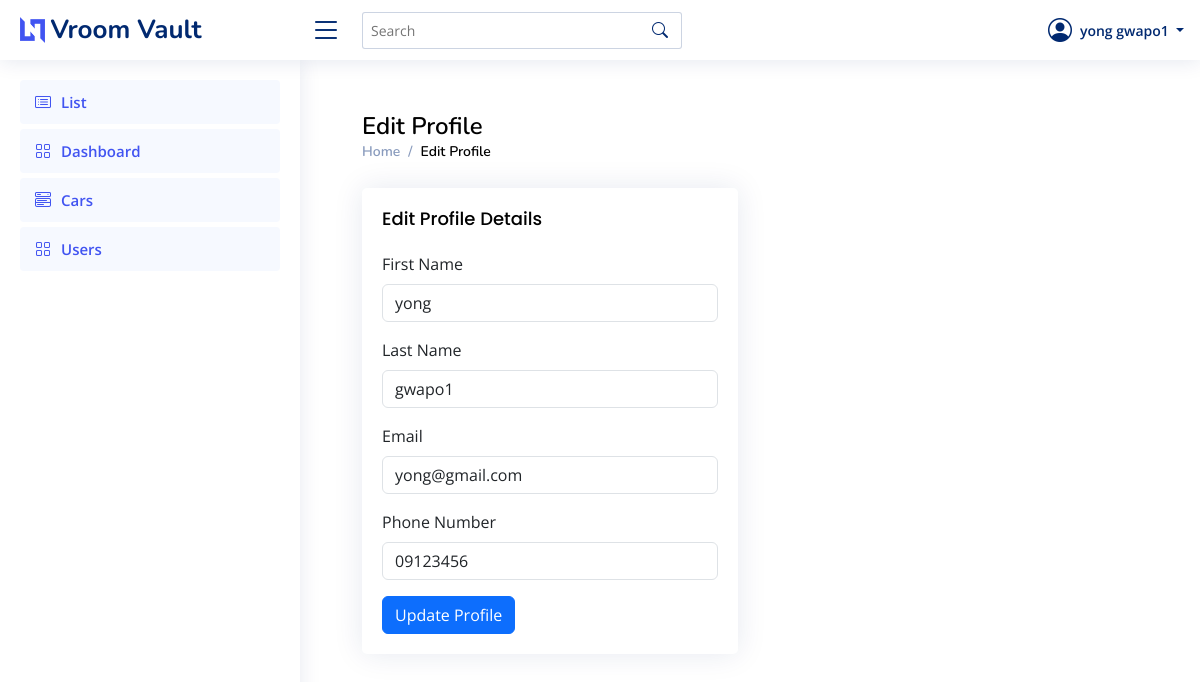
The app's page /view/users/profile.php (signed in), older data.
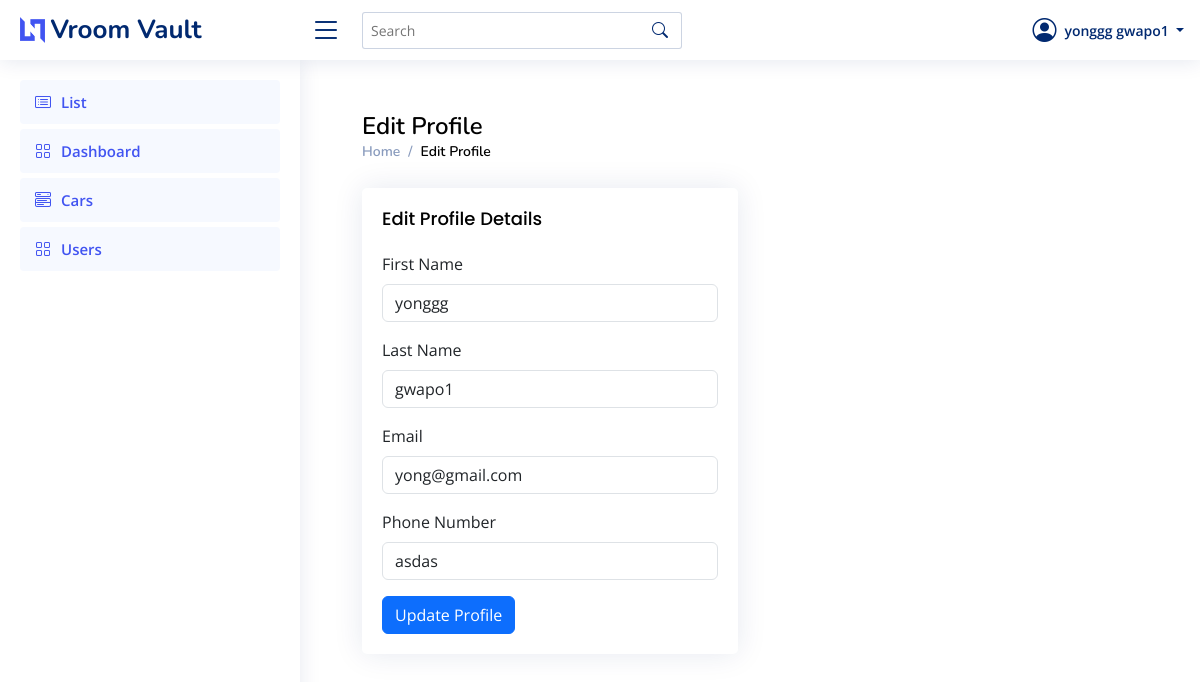
The same page, newer data.
### tables this page shows
CREATE TABLE `users` (
  `userId` int(11) NOT NULL,
  `firstName` varchar(255) NOT NULL,
  `lastName` varchar(255) NOT NULL,
  `email` varchar(255) NOT NULL,
  `password` varchar(255) NOT NULL,
  `phoneNumber` varchar(255) NOT NULL,
  `gender` enum('Male','Female') NOT NULL,
  `role` enum('admin','user') NOT NULL DEFAULT 'user',
  `birthday` date NOT NULL,
  `verification` int(11) NOT NULL DEFAULT 0,
  `profilePicture` longblob DEFAULT NULL,
  `createdAt` timestamp NOT NULL DEFAULT current_timestamp()
);

### view/users/profile.php (the view, shortened to what this page needs)
<?php
include("../../dB/config.php");
include("./includes/header.php");
include("./includes/topbar.php");
include("./includes/sidebar.php");
$userId = $_SESSION['authUser']['userId'];
$query = "SELECT firstName, lastName, email, phoneNumber FROM users WHERE userId = ?";
$stmt = mysqli_prepare($conn, $query);
mysqli_stmt_bind_param($stmt, "i", $userId);
mysqli_stmt_execute($stmt);
$result = mysqli_stmt_get_result($stmt);
$user = mysqli_fetch_assoc($result);
$firstName = $user['firstName'] ?? '';
$lastName = $user['lastName'] ?? '';
$email = $user['email'] ?? '';
$phoneNumber = $user['phoneNumber'] ?? '';
?>
<main style="display: flex; justify-content: center; flex-direction: column; padding: 2em 2em;">
<div class="pagetitle">
  <h1 style="color:#010101;">Edit Profile</h1>
  <nav>
    <ol class="breadcrumb">
      <li class="breadcrumb-item"><a href="../admin/dashboard.php">Home</a></li>
      <li class="breadcrumb-item active" style="color:#010101;">Edit Profile</li>
    </ol>
  </nav>
</div>
<section class="section">
  <div class="row">
    <div class="col-lg-6">
      <div class="card">
        <div class="card-body">
          <h5 class="card-title" style="color:#010101;">Edit Profile Details</h5>
          <form method="POST">
            <div class="mb-3">
              <label class="form-label">First Name</label>
              <input type="text" name="firstName" class="form-control" value="<?= htmlspecialchars($firstName); ?>" required>
            </div>
            <div class="mb-3">
              <label class="form-label">Last Name</label>
              <input type="text" name="lastName" class="form-control" value="<?= htmlspecialchars($lastName); ?>" required>
            </div>
            <div class="mb-3">
              <label class="form-label">Email</label>
              <input type="email" name="email" class="form-control" value="<?= htmlspecialchars($email); ?>" required>
            </div>
            <div class="mb-3">
              <label class="form-label">Phone Number</label>
              <input type="text" name="phoneNumber" class="form-control" value="<?= htmlspecialchars($phoneNumber); ?>">
            </div>
            <button type="submit" class="btn btn-primary" style="background-color: ##4154F1; border: 1px solid ##4154F1;">Update Profile</button>
          </form>
        </div>
      </div>
    </div>
  </div>
</section>
</main>

### view/users/includes/topbar.php (shortened to what this page needs)
<header id="header" class="header fixed-top d-flex align-items-center">
  <div class="d-flex align-items-center justify-content-between">
    <a href="index.php" class="logo d-flex align-items-center">
      <img src="../../assets/img/logo.png" alt="">
      <span class="d-none d-lg-block">Vroom Vault</span>
    </a>
    <i class="bi bi-list toggle-sidebar-btn"></i>
  </div>
  <div class="search-bar">
    <form class="search-form d-flex align-items-center" method="POST" action="#">
      <input type="text" name="query" placeholder="Search" title="Enter search keyword">
      <button type="submit" title="Search"><i class="bi bi-search"></i></button>
    </form>
  </div>
  <nav class="header-nav ms-auto">
    <ul class="d-flex align-items-center">
      <li class="nav-item dropdown pe-3">
        <a class="nav-link nav-profile d-flex align-items-center pe-0" href="#" data-bs-toggle="dropdown">
        <i class="bi bi-person-circle" style="font-size: 1.5rem;"></i>
        <span class="d-none d-md-block dropdown-toggle ps-2">
            <?php echo isset($_SESSION['authUser']['fullName']) ? $_SESSION['authUser']['fullName'] : "Guest"; ?>
          </span>
        </a>
      </li>
    </ul>
  </nav>
</header>

Row changes from the older to the newer data that the page shows:
changed users "gwapo1": firstName "yong" → "yonggg"; phoneNumber "09123456" → "asdas"
Text that changed along with them:
$_SESSION['authUser']['fullName']: "yong gwapo1" → "yonggg gwapo1"
